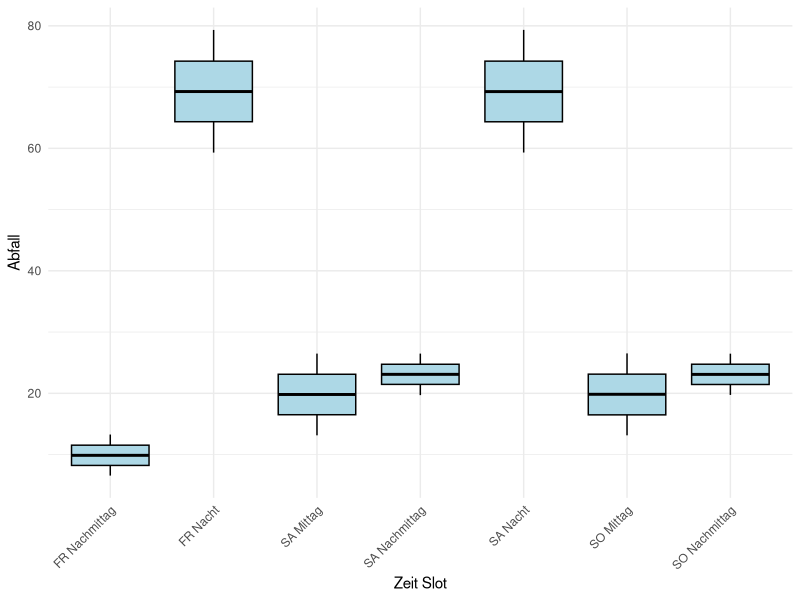
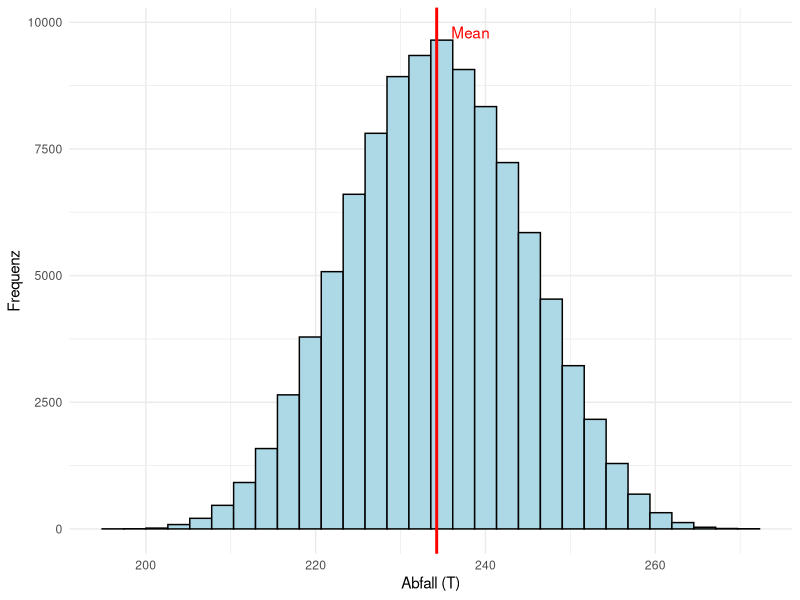

The R source for these figures, in order:
## ---- chunk 1
#| label: variables
#| echo: false
#| cache: true
wetter_probs <- c(2/3, 1/3)
first_slot <- c(0.10, 0.20)
rest_slots <- c(0.3, 0.4)
bad_weather_factor <- 0.7
essen_e <- c(2, 1, 3)
essen_sd <- c(2, 1, 1)
trinken_e <- c(1, 2, 4)
trinken_sd <- c(1, 1, 3)
nsim <- 100000
abfall_gewicht_pro_einheit <- 0.000030 # gweicht in tonnen
## ---- chunk 2
#| label: essen_trinken_table
#| echo: false
#| warning: false


library(knitr)
library(kableExtra)

# Daten für die Tabelle
slot <- c("1. Slot", "2. Slot", "3. Slot")
essen_erwartungswert <- essen_e
essen_standardabweichung <- essen_sd
trinken_erwartungswert <- trinken_e
trinken_standardabweichung <- trinken_sd

# Erstellen der Tabelle
tabelle <- data.frame(
  Zeitslot = slot,
  "Erwartungswert" = essen_erwartungswert,
  "Standardabweichung" = essen_standardabweichung,
  "Erwartungswert" = trinken_erwartungswert,
  "Standardabweichung" = trinken_standardabweichung
)

colnames(tabelle) <- c("Zeitslot", "Erwartungswert", "Standardabweichung", "Erwartungswert", "Standardabweichung")

# Anzeige der Tabelle mit Überschriften für die Kategorien
kbl(tabelle) %>%
  kable_styling() %>%
  add_header_above(c(" " = 1, "Essen" = 2, "Trinken" = 2)) %>%
  column_spec(2:3, bold = TRUE) %>%
  column_spec(4:5, bold = TRUE)

## ---- chunk 3
#| label: simulation
#| echo: false
#| warning: false
#| cache: true
# Load required libraries
library(ggplot2)
library(tidyr)
library(dplyr)
library(scales)

slots <- c("FR Nachmittag", "FR Nacht", "SA Mittag", "SA Nachmittag", "SA Nacht", "SO Mittag", "SO Nachmittag")

M <- matrix(NA, nrow = nsim, ncol = length(slots))

for (i in 1:nsim) {
  anzahl_personen <- rpois(1, 2200000)
  wetter_schoen <- sample(c(TRUE, FALSE), size = 1, prob = wetter_probs)
  
  temp_first <- first_slot
  temp_rest <- rest_slots
  
  if (!wetter_schoen) {
    temp_rest <- c(rest_slots[1] * bad_weather_factor, rest_slots[2] * bad_weather_factor)
    temp_first <- c(first_slot[1] * bad_weather_factor, first_slot[2] * bad_weather_factor)
  }
  
  besucher_pro_slot <- c(runif(1, min = first_slot[1], max = first_slot[2]) * anzahl_personen,
                         runif(1, min = rest_slots[1], max = rest_slots[2]) * anzahl_personen,
                         runif(1, min = first_slot[1], max = first_slot[2]) * anzahl_personen,
                         runif(1, min = rest_slots[1], max = rest_slots[2]) * anzahl_personen,
                         runif(1, min = rest_slots[1], max = rest_slots[2]) * anzahl_personen,
                         runif(1, min = first_slot[1], max = first_slot[2]) * anzahl_personen,
                         runif(1, min = rest_slots[1], max = rest_slots[2]) * anzahl_personen)
  
  besucher_pro_slot <- round(besucher_pro_slot)
  
  abfall_pro_slot <- c()
  current_time <- 2
  for (n in 1:length(besucher_pro_slot)) {
    abfall_pro_slot[n] <- rnorm(1, mean = besucher_pro_slot[n]*essen_e[current_time], sd = sqrt(besucher_pro_slot[n]*essen_sd[current_time]^2))
    
    if (current_time == 3) {
    current_time <- 1}
    else {current_time <- current_time + 1}

  }
  M[i,] <- abfall_pro_slot * abfall_gewicht_pro_einheit
}

# Convert the matrix to a data frame
df <- as.data.frame(M)
colnames(df) <- slots

# Reshape the data to long format
df_long <- df %>%
  pivot_longer(cols = everything(), names_to = "Slot", values_to = "Abfall")

calculated_mean <- mean(rowSums(M))
## ---- chunk 4
#| label: figures
#| echo: false
#| warning: false
#| layout-ncol: 2
#| cache: true
ggplot(df_long, aes(x = Slot, y = Abfall)) +
  geom_boxplot(color="black",fill="lightblue") +
  scale_y_continuous(labels = label_comma()) +
  labs(x = "Zeit Slot", y = "Abfall") +
  theme_minimal() +
  theme(axis.text.x = element_text(angle = 45, hjust = 1))


ggplot(df, aes(x=rowSums(M))) + 
  geom_histogram(color="black", fill="lightblue") +
  scale_color_manual(name="Legende",values=c("red"),labels=c("mean")) +
  xlab("Abfall (T)") +
  theme_minimal() +
  ylab("Frequenz") + 
  geom_vline(xintercept = calculated_mean, color="red", lwd=1) +
  annotate("text", x=calculated_mean + 4, y=9800, label="Mean", angle=0, color="red")
